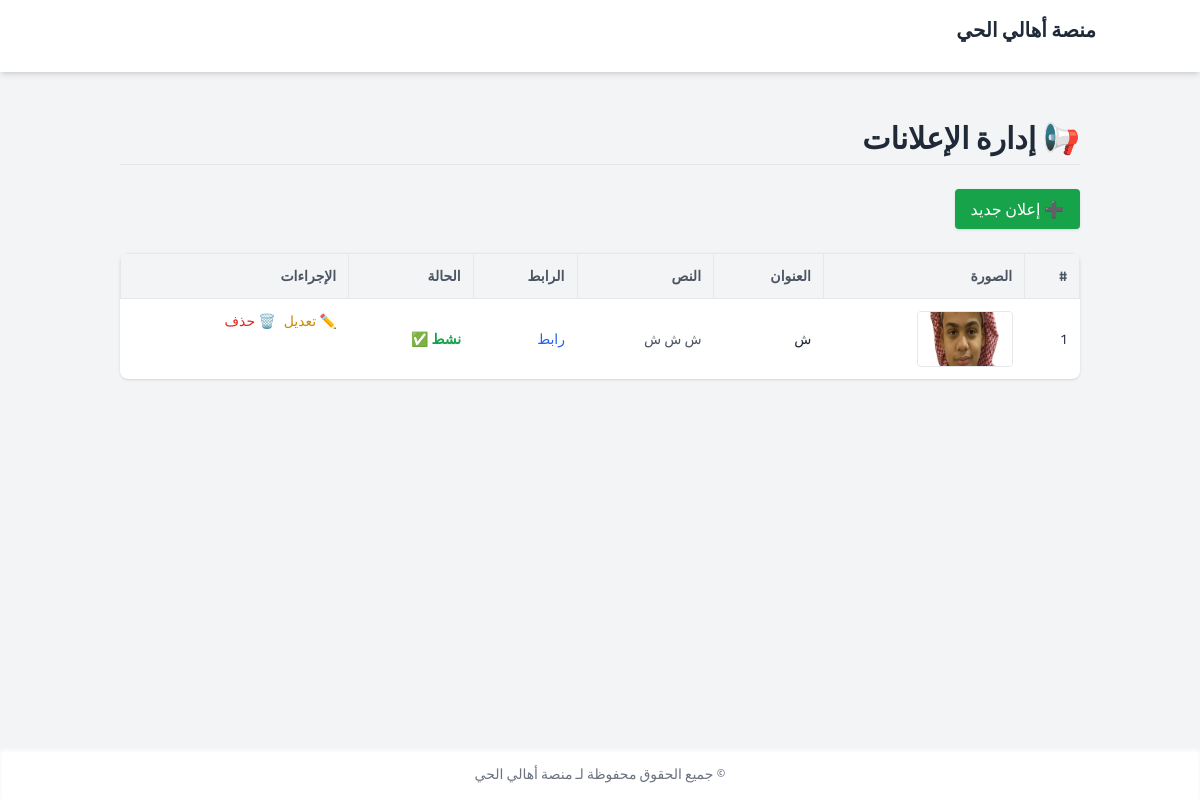
/ads/admin/, run on an earlier commit of the app's database.
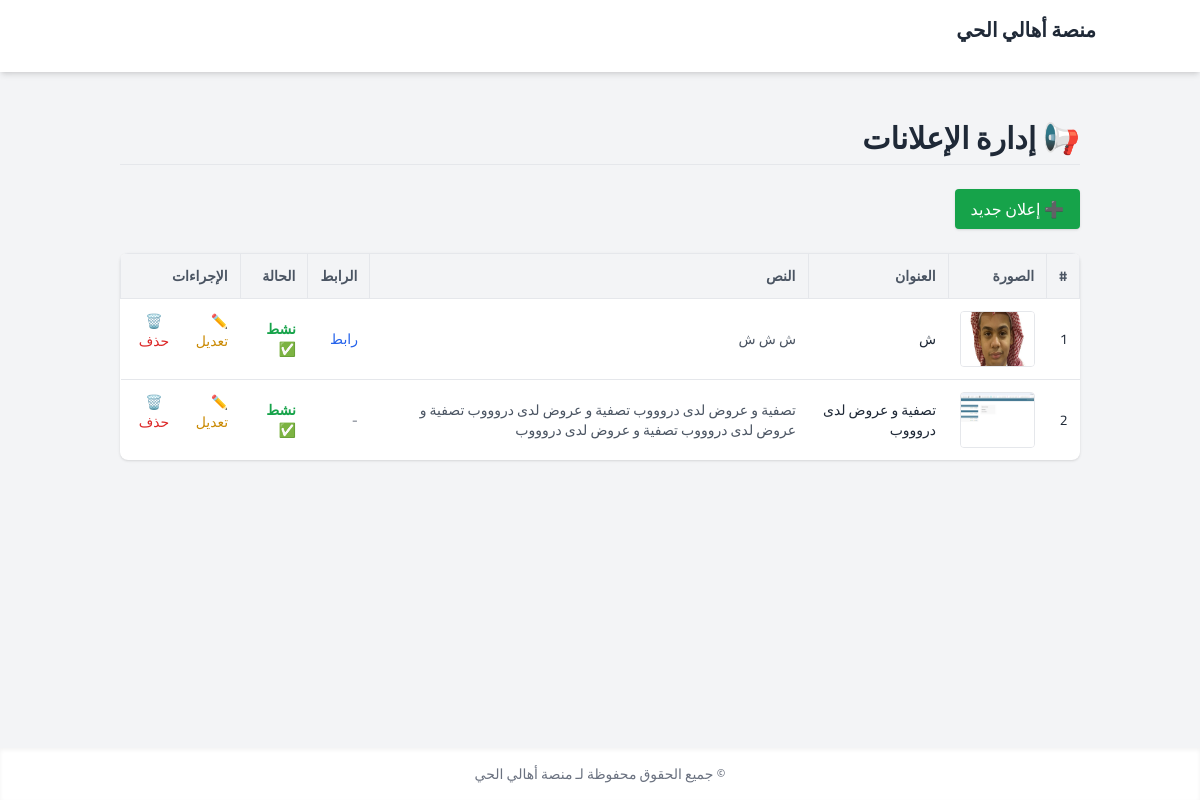
And on a later commit of the database.
### ads/models.py (models this page shows, shortened)
class Advertisement(models.Model):
    title = models.CharField("عنوان الإعلان", max_length=200)
    text = models.TextField("نص الإعلان", blank=True)
    link = models.URLField("رابط خارجي", blank=True)
    image = models.ImageField("صورة الإعلان", upload_to="ads/")
    is_active = models.BooleanField("مفعل", default=True)
    created_at = models.DateTimeField("تاريخ الإضافة", auto_now_add=True)  # ✅ الحقل الجديد

### ads/views.py (the view)
# urls.py: path('admin/', views.admin_ads_list, name='admin_ads_list'),
def admin_ads_list(request):
    ads = Advertisement.objects.all()
    return render(request, 'ads/ad_list.html', {'ads': ads})

### templates/ads/ad_list.html (shortened to what this page needs)
{% extends "core/base.html" %}
{% load static %}
{% block content %}
<div class="max-w-6xl mx-auto px-4 py-6">
  <h1 class="text-3xl font-bold text-gray-800 mb-6 border-b pb-2">📢 إدارة الإعلانات</h1>
  <div class="mb-6">
    <a href="{% url 'ads:ad_create' %}" class="inline-block bg-green-600 hover:bg-green-700 text-white px-4 py-2 rounded shadow transition">
      ➕ إعلان جديد
    </a>
  </div>
  <div class="overflow-x-auto bg-white rounded-lg shadow">
    <table class="min-w-full text-sm text-right">
      <thead class="bg-gray-100 text-gray-600 font-semibold">
        <tr>
          <th class="p-3 border">#</th>
          <th class="p-3 border">الصورة</th>
          <th class="p-3 border">العنوان</th>
          <th class="p-3 border">النص</th>
          <th class="p-3 border">الرابط</th>
          <th class="p-3 border">الحالة</th>
          <th class="p-3 border">الإجراءات</th>
        </tr>
      </thead>
      <tbody class="text-gray-800">
        {% for ad in ads %}
          <tr class="hover:bg-gray-50 border-t">
            <td class="p-3">{{ forloop.counter }}</td>
            <td class="p-3">
              {% if ad.image %}
                <img src="{{ ad.image.url }}" alt="Ad Image" class="w-24 h-14 object-cover rounded border">
              {% else %}
                <span class="text-gray-400">لا توجد صورة</span>
              {% endif %}
            </td>
            <td class="p-3 font-medium">{{ ad.title }}</td>
            <td class="p-3 text-gray-600">
              {{ ad.text|truncatechars:100 }}
            </td>
            <td class="p-3">
              {% if ad.link %}
                <a href="{{ ad.link }}" target="_blank" class="text-blue-600 hover:underline">رابط</a>
              {% else %}
                <span class="text-gray-500">-</span>
              {% endif %}
            </td>
            <td class="p-3">
              {% if ad.is_active %}
                <span class="text-green-600 font-semibold">نشط ✅</span>
              {% else %}
                <span class="text-red-600 font-semibold">معطل ❌</span>
              {% endif %}
            </td>
            <td class="p-3 flex gap-2">
              <a href="{% url 'ads:ad_edit' ad.id %}" class="text-sm text-yellow-600 hover:underline">✏️ تعديل</a>
              <form method="post" action="{% url 'ads:ad_delete' ad.id %}" onsubmit="return confirm('هل أنت متأكد من الحذف؟')">
                <button type="submit" class="text-sm text-red-600 hover:underline">🗑️ حذف</button>
              </form>
            </td>
          </tr>
        {% empty %}
          <tr>
            <td colspan="7" class="text-center text-gray-500 p-5">لا توجد إعلانات حالياً.</td>
          </tr>
        {% endfor %}
      </tbody>
    </table>
  </div>
</div>
{% endblock %}

### templates/core/base.html (shortened to what this page needs)
<!DOCTYPE html>
<html lang="ar" dir="rtl">
<head>
  <script src="https://cdn.tailwindcss.com"></script>
  <link rel="stylesheet" href="https://unpkg.com/leaflet@1.9.4/dist/leaflet.css" />
  <link rel="stylesheet" href="https://cdnjs.cloudflare.com/ajax/libs/font-awesome/6.5.0/css/all.min.css" />
  {% load static %}
  <link rel="stylesheet" href="{% static 'css/custom.css' %}" />
</head>
<body class="bg-gray-100 text-gray-900 min-h-screen flex flex-col">
  <header class="bg-white shadow-md py-4 mb-6">
    <div class="container mx-auto px-4">
      <div class="flex justify-between items-center mb-3">
        <h1 class="text-xl font-bold text-gray-800">منصة أهالي الحي</h1>
      </div>
    </div>
  </header>
  <main class="flex-1 container mx-auto px-4 mb-10">
    {% block content %}{% endblock %}
  </main>
  <footer class="bg-white shadow-inner py-4 text-center text-sm text-gray-500">
    &copy; جميع الحقوق محفوظة لـ منصة أهالي الحي {{ now|date:"Y" }}
  </footer>
</body>
</html>

### templates/core/base.html (style rules this page uses)
body { font-family: 'Cairo', sans-serif; }

What changed in the data, as far as the page shows it:
added Advertisement: image (picture), title "تصفية و عروض لدى دروووب", text "تصفية و عروض لدى دروووب تصفية و عروض لدى دروووب تصفية و عروض لدى دروووب تصفية و عروض لدى دروووب", is_active "نشط ✅"
